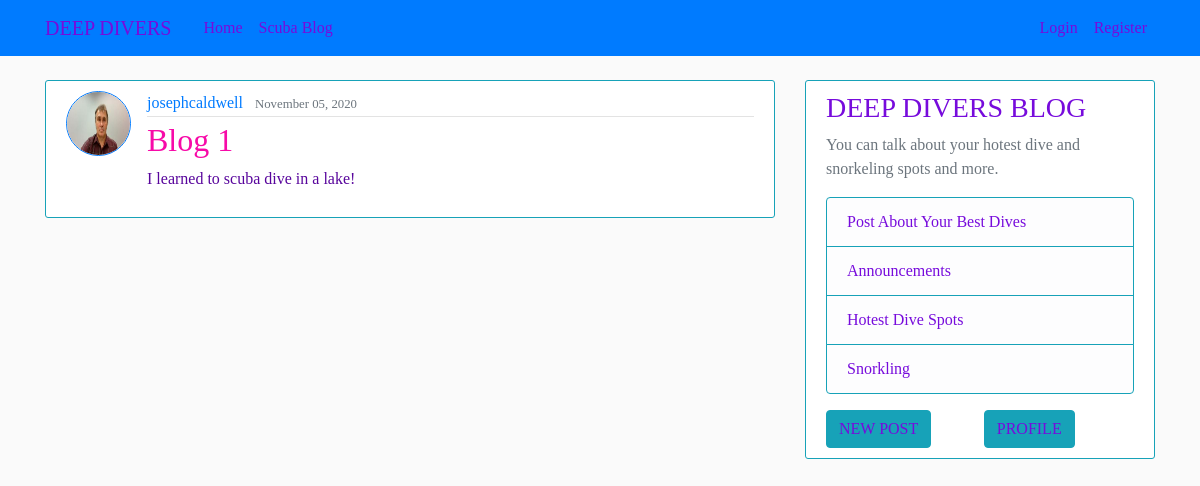
The app's page /post/1/ with its own data.
### scuba_blog/models.py (models this page shows, shortened)
class Post(models.Model):
    title= models.CharField(max_length=100)
    content= models.TextField()
    date_posted= models.DateTimeField(default= timezone.now)
    author = models.ForeignKey(User, on_delete= models.CASCADE)

### users/models.py (models this page shows, shortened)
class Profile(models.Model):
    user = models.OneToOneField(User, on_delete=models.CASCADE)
    image = models.ImageField(default='default.jpg', upload_to='profile_pics')

### scuba_blog/views.py (the view)
# urls.py: path('post/<int:pk>/', PostDetailView.as_view(), name='post-detail'),
class PostDetailView(DetailView):
    model = Post

### scuba_blog/templates/scuba_blog/post_detail.html (shortened to what this page needs)
{% extends "scuba_blog/base.html" %}
{% block content %}
  <article id="title" class="media content-section border border-info">
    <img class="rounded-circle border border-primary article-img" src="{{ object.author.profile.image.url }}">
    <div class="media-body">
      <div class="article-metadata">
        <a class="mr-2" href="#">{{ object.author }}</a>
        <small class="text-muted">{{ object.date_posted|date:"F d, Y" }}</small>
      </div>
      <h2 class="article-title">{{ object.title }}</h2>
      <p class="article-content">{{ object.content }}</p>
    </div>
  </article>
{% endblock content %}

### static/css/main.css (style rules this page uses)
body { background: #fafafa; color: #2409bd; margin-top: 5rem; width:100%; }
#title { font-family: Algerian,Castellar; color: #770bdc; }
p { color: rgb(88, 5, 156) !important; font-family:Castellar; }
.content-section { background: #ffffff; padding: 10px 20px; border: 1px solid #dddddd; border-radius: 3px; margin-bottom: 20px; }
.article-title { color: #f70aa8; }
.article-content { white-space: pre-line; }
.article-img { height: 65px; width: 65px; margin-right: 16px; }
.article-metadata { padding-bottom: 1px; margin-bottom: 4px; border-bottom: 1px solid #e3e3e3 }

### records on screen
Post: author.profile.image (picture), author "josephcaldwell", date_posted "November 05, 2020", title "Blog 1", content "I learned to scuba dive in a lake!"
